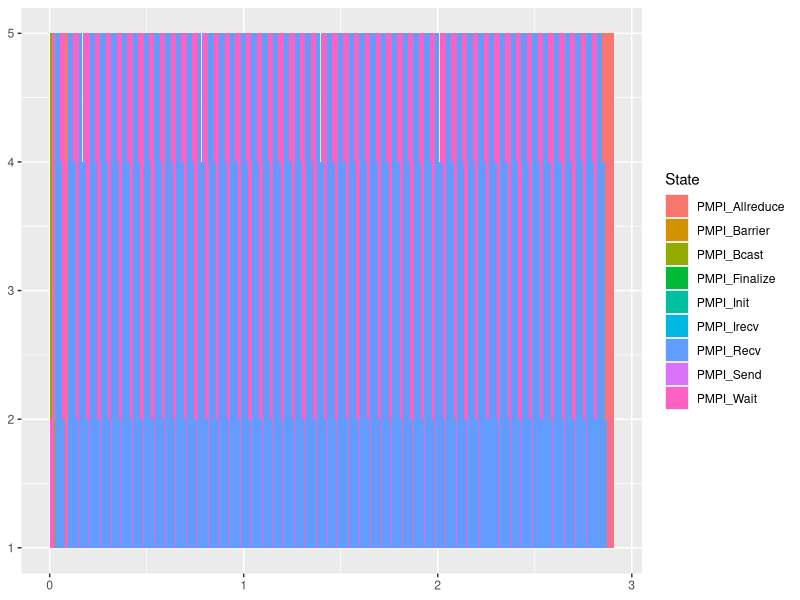

Reproduce this figure in R.
library(ggplot2)

# Read the data
df_state = read.csv("lu.S.4.state.csv", header=F, strip.white=T)
names(df_state) = c("Type", "Rank", "Container", "Start", "End", "Duration", "Level", "State");
df_state = df_state[!(names(df_state) %in% c("Type","Container","Level"))]
df_state$Rank = as.numeric(gsub("rank-","",df_state$Rank))

# Draw the Gantt Chart
gc = ggplot(data=df_state) + geom_rect(aes(xmin=Start, xmax=End, ymin=Rank, ymax=Rank+1,fill=State))

# Produce the output
plot(gc)
dev.off()
